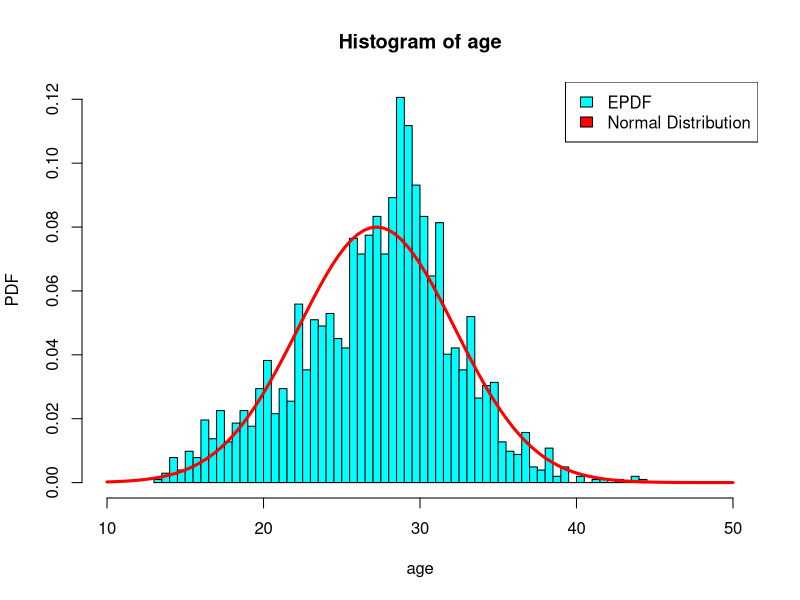

This chart was generated by the following R code:
# setwd("~/Downloads/课程/博士/大数据分析B/作业/hw1/code")
library(readxl)
data <-  read_excel('data.xlsx')
age <- data[[7]]
is.numeric(age)
png(file="../report/images/3a.png", bg="transparent")
hist(age,freq=FALSE,col='cyan',breaks=50,xlim=c(10,50),xlab='age',ylab='PDF')
curve(dnorm(x,mean(age),sd(age)),xlim=c(10,50),col="red",lwd=3,add=TRUE)
legend("topright",c("EPDF","Normal Distribution"),fill=c("cyan","red"))
dev.off()

library(nortest)
age_norm = scale(age)
ad.test(age_norm)
